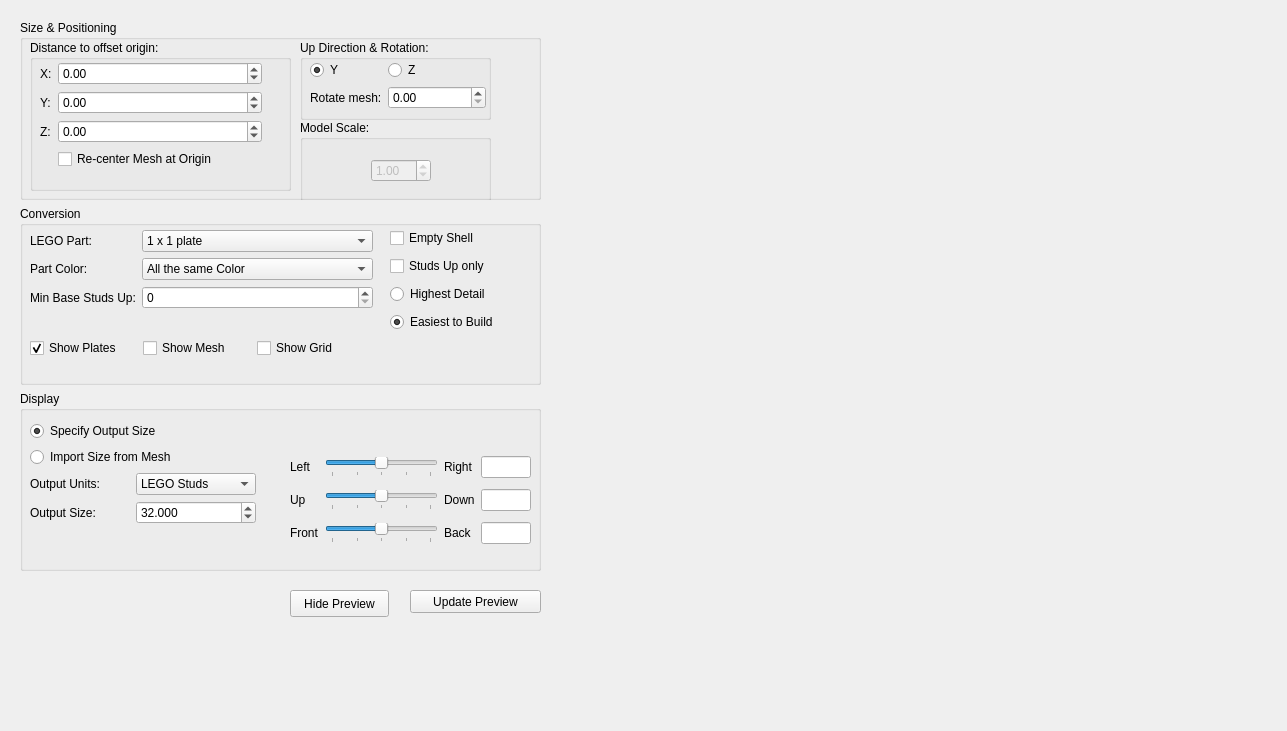
<?xml version="1.0" encoding="UTF-8"?>
<ui version="4.0">
 <class>ArgPanel</class>
 <widget class="QWidget" name="ArgPanel">
  <property name="geometry">
   <rect>
    <x>0</x>
    <y>0</y>
    <width>1287</width>
    <height>731</height>
   </rect>
  </property>
  <property name="sizePolicy">
   <sizepolicy hsizetype="Minimum" vsizetype="Minimum">
    <horstretch>0</horstretch>
    <verstretch>0</verstretch>
   </sizepolicy>
  </property>
  <property name="minimumSize">
   <size>
    <width>600</width>
    <height>375</height>
   </size>
  </property>
  <property name="maximumSize">
   <size>
    <width>16777215</width>
    <height>16777215</height>
   </size>
  </property>
  <property name="windowTitle">
   <string>Form</string>
  </property>
  <widget class="QPushButton" name="runLSculptBtn">
   <property name="geometry">
    <rect>
     <x>410</x>
     <y>590</y>
     <width>131</width>
     <height>23</height>
    </rect>
   </property>
   <property name="toolTip">
    <string>Generate a new Preview Model from the current settings</string>
   </property>
   <property name="text">
    <string>Update Preview</string>
   </property>
  </widget>
  <widget class="QPushButton" name="hideLDViewBtn">
   <property name="geometry">
    <rect>
     <x>290</x>
     <y>590</y>
     <width>99</width>
     <height>27</height>
    </rect>
   </property>
   <property name="text">
    <string>Hide Preview</string>
   </property>
  </widget>
  <widget class="QWidget" name="verticalLayoutWidget">
   <property name="geometry">
    <rect>
     <x>20</x>
     <y>20</y>
     <width>521</width>
     <height>551</height>
    </rect>
   </property>
   <layout class="QVBoxLayout" name="verticalLayout_2">
    <property name="sizeConstraint">
     <enum>QLayout::SetDefaultConstraint</enum>
    </property>
    <item>
     <widget class="QGroupBox" name="groupBox_4">
      <property name="title">
       <string>Size &amp;&amp; Positioning</string>
      </property>
      <widget class="QGroupBox" name="groupBox">
       <property name="geometry">
        <rect>
         <x>10</x>
         <y>20</y>
         <width>261</width>
         <height>151</height>
        </rect>
       </property>
       <property name="title">
        <string>Distance to offset origin:</string>
       </property>
       <widget class="QWidget" name="formLayoutWidget">
        <property name="geometry">
         <rect>
          <x>10</x>
          <y>22</y>
          <width>222</width>
          <height>123</height>
         </rect>
        </property>
        <layout class="QFormLayout" name="formLayout">
         <property name="fieldGrowthPolicy">
          <enum>QFormLayout::AllNonFixedFieldsGrow</enum>
         </property>
         <property name="verticalSpacing">
          <number>6</number>
         </property>
         <item row="0" column="0">
          <widget class="QLabel" name="label">
           <property name="text">
            <string>X:</string>
           </property>
           <property name="buddy">
            <cstring>offsetXDSpin</cstring>
           </property>
          </widget>
         </item>
         <item row="0" column="1">
          <widget class="QDoubleSpinBox" name="offsetXDSpin">
           <property name="toolTip">
            <string>Offset the Mesh's origin by this much in X direction</string>
           </property>
           <property name="minimum">
            <double>-5000000.000000000000000</double>
           </property>
           <property name="maximum">
            <double>5000000.000000000000000</double>
           </property>
           <property name="value">
            <double>0.000000000000000</double>
           </property>
          </widget>
         </item>
         <item row="1" column="0">
          <widget class="QLabel" name="label_4">
           <property name="text">
            <string>Y:</string>
           </property>
           <property name="buddy">
            <cstring>offsetYDSpin</cstring>
           </property>
          </widget>
         </item>
         <item row="1" column="1">
          <widget class="QDoubleSpinBox" name="offsetYDSpin">
           <property name="toolTip">
            <string>Offset the Mesh's origin by this much in Y direction</string>
           </property>
           <property name="minimum">
            <double>-5000000.000000000000000</double>
           </property>
           <property name="maximum">
            <double>5000000.000000000000000</double>
           </property>
          </widget>
         </item>
         <item row="2" column="0">
          <widget class="QLabel" name="label_5">
           <property name="text">
            <string>Z:</string>
           </property>
           <property name="buddy">
            <cstring>offsetZDSpin</cstring>
           </property>
          </widget>
         </item>
         <item row="2" column="1">
          <widget class="QDoubleSpinBox" name="offsetZDSpin">
           <property name="toolTip">
            <string>Offset the Mesh's origin by this much in Z direction</string>
           </property>
           <property name="minimum">
            <double>-5000000.000000000000000</double>
           </property>
           <property name="maximum">
            <double>5000000.000000000000000</double>
           </property>
          </widget>
         </item>
         <item row="3" column="1">
          <widget class="QCheckBox" name="centerCheck">
           <property name="enabled">
            <bool>true</bool>
           </property>
           <property name="toolTip">
            <string>Re-center the Mesh at origin</string>
           </property>
           <property name="text">
            <string>Re-center Mesh at Origin</string>
           </property>
           <property name="checked">
            <bool>false</bool>
           </property>
          </widget>
         </item>
        </layout>
       </widget>
      </widget>
      <widget class="QGroupBox" name="groupBox_3">
       <property name="geometry">
        <rect>
         <x>280</x>
         <y>100</y>
         <width>191</width>
         <height>81</height>
        </rect>
       </property>
       <property name="title">
        <string>Model Scale:</string>
       </property>
      </widget>
      <widget class="QGroupBox" name="groupBox_2">
       <property name="geometry">
        <rect>
         <x>280</x>
         <y>20</y>
         <width>191</width>
         <height>80</height>
        </rect>
       </property>
       <property name="title">
        <string>Up Direction &amp;&amp; Rotation:</string>
       </property>
       <widget class="QWidget" name="formLayoutWidget_2">
        <property name="geometry">
         <rect>
          <x>10</x>
          <y>20</y>
          <width>176</width>
          <height>57</height>
         </rect>
        </property>
        <layout class="QFormLayout" name="formLayout_2">
         <property name="fieldGrowthPolicy">
          <enum>QFormLayout::AllNonFixedFieldsGrow</enum>
         </property>
         <item row="0" column="0">
          <widget class="QRadioButton" name="upYRadio">
           <property name="toolTip">
            <string>Change the Mesh's UP direction</string>
           </property>
           <property name="text">
            <string>Y</string>
           </property>
           <property name="checked">
            <bool>true</bool>
           </property>
          </widget>
         </item>
         <item row="0" column="1">
          <widget class="QRadioButton" name="upZRadio">
           <property name="toolTip">
            <string>Change the Mesh's UP direction</string>
           </property>
           <property name="text">
            <string>Z</string>
           </property>
          </widget>
         </item>
         <item row="1" column="0">
          <widget class="QLabel" name="label_3">
           <property name="text">
            <string>Rotate mesh:</string>
           </property>
           <property name="buddy">
            <cstring>rotateDSpin</cstring>
           </property>
          </widget>
         </item>
         <item row="1" column="1">
          <widget class="QDoubleSpinBox" name="rotateDSpin">
           <property name="toolTip">
            <string>Rotate the Mesh this many degrees around its UP direction</string>
           </property>
           <property name="maximum">
            <double>360.000000000000000</double>
           </property>
          </widget>
         </item>
        </layout>
       </widget>
      </widget>
      <widget class="QWidget" name="layoutWidget">
       <property name="geometry">
        <rect>
         <x>290</x>
         <y>120</y>
         <width>183</width>
         <height>62</height>
        </rect>
       </property>
       <layout class="QGridLayout" name="gridLayout">
        <item row="0" column="0">
         <widget class="QDoubleSpinBox" name="scaleDSpinold">
          <property name="enabled">
           <bool>false</bool>
          </property>
          <property name="maximumSize">
           <size>
            <width>60</width>
            <height>16777215</height>
           </size>
          </property>
          <property name="toolTip">
           <string>Grow or shrink the Mesh by this amount overall</string>
          </property>
          <property name="minimum">
           <double>-5000000.000000000000000</double>
          </property>
          <property name="maximum">
           <double>5000000.000000000000000</double>
          </property>
          <property name="value">
           <double>1.000000000000000</double>
          </property>
         </widget>
        </item>
       </layout>
      </widget>
     </widget>
    </item>
    <item>
     <widget class="QGroupBox" name="groupBox_5">
      <property name="title">
       <string>Conversion</string>
      </property>
      <widget class="QWidget" name="formLayoutWidget_4">
       <property name="geometry">
        <rect>
         <x>10</x>
         <y>24</y>
         <width>343</width>
         <height>95</height>
        </rect>
       </property>
       <layout class="QFormLayout" name="formLayout_4">
        <property name="fieldGrowthPolicy">
         <enum>QFormLayout::AllNonFixedFieldsGrow</enum>
        </property>
        <item row="0" column="0">
         <widget class="QLabel" name="label_8">
          <property name="text">
           <string>LEGO Part:</string>
          </property>
          <property name="buddy">
           <cstring>partCombo</cstring>
          </property>
         </widget>
        </item>
        <item row="0" column="1">
         <widget class="QComboBox" name="partCombo">
          <property name="toolTip">
           <string>Use this LEGO part in the LDraw file created by LSculpt</string>
          </property>
          <item>
           <property name="text">
            <string>1 x 1 plate</string>
           </property>
          </item>
          <item>
           <property name="text">
            <string>1 x 1 tile</string>
           </property>
          </item>
          <item>
           <property name="text">
            <string>simple 1x1 plate (fast)</string>
           </property>
          </item>
          <item>
           <property name="text">
            <string>simple 1x1 tile (really fast)</string>
           </property>
          </item>
         </widget>
        </item>
        <item row="1" column="0">
         <widget class="QLabel" name="label_9">
          <property name="text">
           <string>Part Color:</string>
          </property>
          <property name="buddy">
           <cstring>colorCombo</cstring>
          </property>
         </widget>
        </item>
        <item row="1" column="1">
         <widget class="QComboBox" name="colorCombo">
          <property name="toolTip">
           <string>Choose how the parts in the LEGO model will be colored</string>
          </property>
          <item>
           <property name="text">
            <string>All the same Color</string>
           </property>
          </item>
          <item>
           <property name="text">
            <string>Color by Layers</string>
           </property>
          </item>
          <item>
           <property name="text">
            <string>Color by Orientation</string>
           </property>
          </item>
         </widget>
        </item>
        <item row="2" column="0">
         <widget class="QLabel" name="label_10">
          <property name="text">
           <string>Min Base Studs Up:</string>
          </property>
          <property name="buddy">
           <cstring>baseSpin</cstring>
          </property>
         </widget>
        </item>
        <item row="2" column="1">
         <widget class="QSpinBox" name="baseSpin">
          <property name="toolTip">
           <string>Use a base of Studs Up parts for this many bottom Mesh layers</string>
          </property>
         </widget>
        </item>
       </layout>
      </widget>
      <widget class="QWidget" name="horizontalLayoutWidget">
       <property name="geometry">
        <rect>
         <x>10</x>
         <y>130</y>
         <width>334</width>
         <height>24</height>
        </rect>
       </property>
       <layout class="QHBoxLayout" name="horizontalLayout">
        <item>
         <widget class="QCheckBox" name="showPlatesCheck">
          <property name="text">
           <string>Show Plates</string>
          </property>
          <property name="checked">
           <bool>true</bool>
          </property>
         </widget>
        </item>
        <item>
         <widget class="QCheckBox" name="showMeshCheck">
          <property name="text">
           <string>Show Mesh</string>
          </property>
         </widget>
        </item>
        <item>
         <widget class="QCheckBox" name="showGridCheck">
          <property name="text">
           <string>Show Grid</string>
          </property>
         </widget>
        </item>
       </layout>
      </widget>
      <widget class="QWidget" name="layoutWidget">
       <property name="geometry">
        <rect>
         <x>370</x>
         <y>20</y>
         <width>137</width>
         <height>108</height>
        </rect>
       </property>
       <layout class="QVBoxLayout" name="verticalLayout">
        <item>
         <widget class="QCheckBox" name="emptyCheck">
          <property name="toolTip">
           <string>Create an empty shell (use with disconnected or overlapping surfaces that otherwise result in lots of artifacts)</string>
          </property>
          <property name="text">
           <string>Empty Shell</string>
          </property>
         </widget>
        </item>
        <item>
         <widget class="QCheckBox" name="studsUpCheck">
          <property name="toolTip">
           <string>Use only Studs Up parts</string>
          </property>
          <property name="text">
           <string>Studs Up only</string>
          </property>
         </widget>
        </item>
        <item>
         <widget class="QRadioButton" name="maxDetailRadio">
          <property name="toolTip">
           <string>Create a LEGO model that is the closest match to the Mesh as possible.  Could result in some seriously tricky building.</string>
          </property>
          <property name="text">
           <string>Highest Detail</string>
          </property>
          <property name="checked">
           <bool>false</bool>
          </property>
         </widget>
        </item>
        <item>
         <widget class="QRadioButton" name="radioButton_2">
          <property name="toolTip">
           <string>Create a LEGO model that's as easy to build as possible.  May lose some accuracy in favor of buildability.</string>
          </property>
          <property name="text">
           <string>Easiest to Build</string>
          </property>
          <property name="checked">
           <bool>true</bool>
          </property>
         </widget>
        </item>
       </layout>
      </widget>
     </widget>
    </item>
    <item>
     <widget class="QGroupBox" name="groupBox_8">
      <property name="title">
       <string>Display</string>
      </property>
      <widget class="QWidget" name="layoutWidget">
       <property name="geometry">
        <rect>
         <x>10</x>
         <y>30</y>
         <width>239</width>
         <height>131</height>
        </rect>
       </property>
       <layout class="QVBoxLayout" name="verticalLayout_3">
        <item>
         <widget class="QRadioButton" name="lengthRadio">
          <property name="toolTip">
           <string/>
          </property>
          <property name="text">
           <string>Specify Output Size</string>
          </property>
          <property name="checked">
           <bool>true</bool>
          </property>
         </widget>
        </item>
        <item>
         <widget class="QRadioButton" name="scaleRadio">
          <property name="toolTip">
           <string/>
          </property>
          <property name="text">
           <string>Import Size from Mesh</string>
          </property>
         </widget>
        </item>
        <item>
         <layout class="QFormLayout" name="formLayout_3">
          <property name="sizeConstraint">
           <enum>QLayout::SetDefaultConstraint</enum>
          </property>
          <property name="fieldGrowthPolicy">
           <enum>QFormLayout::AllNonFixedFieldsGrow</enum>
          </property>
          <item row="0" column="0">
           <widget class="QLabel" name="unitsLabel">
            <property name="minimumSize">
             <size>
              <width>100</width>
              <height>0</height>
             </size>
            </property>
            <property name="maximumSize">
             <size>
              <width>100</width>
              <height>16777215</height>
             </size>
            </property>
            <property name="text">
             <string>Output Units:</string>
            </property>
            <property name="buddy">
             <cstring>unitsCombo</cstring>
            </property>
           </widget>
          </item>
          <item row="0" column="1">
           <widget class="QComboBox" name="unitsCombo">
            <property name="maximumSize">
             <size>
              <width>120</width>
              <height>16777215</height>
             </size>
            </property>
            <property name="toolTip">
             <string/>
            </property>
            <item>
             <property name="text">
              <string>LEGO Studs</string>
             </property>
            </item>
            <item>
             <property name="text">
              <string>LDraw Units</string>
             </property>
            </item>
            <item>
             <property name="text">
              <string>Millimeters</string>
             </property>
            </item>
            <item>
             <property name="text">
              <string>Centimeters</string>
             </property>
            </item>
            <item>
             <property name="text">
              <string>Meters</string>
             </property>
            </item>
            <item>
             <property name="text">
              <string>Inches</string>
             </property>
            </item>
            <item>
             <property name="text">
              <string>Feet</string>
             </property>
            </item>
           </widget>
          </item>
          <item row="1" column="0">
           <widget class="QLabel" name="scaleLabel">
            <property name="minimumSize">
             <size>
              <width>100</width>
              <height>0</height>
             </size>
            </property>
            <property name="maximumSize">
             <size>
              <width>100</width>
              <height>16777215</height>
             </size>
            </property>
            <property name="text">
             <string>Output Size:</string>
            </property>
           </widget>
          </item>
          <item row="1" column="1">
           <widget class="QDoubleSpinBox" name="scaleDSpin">
            <property name="enabled">
             <bool>true</bool>
            </property>
            <property name="maximumSize">
             <size>
              <width>120</width>
              <height>16777215</height>
             </size>
            </property>
            <property name="toolTip">
             <string/>
            </property>
            <property name="toolTipDuration">
             <number>-4</number>
            </property>
            <property name="layoutDirection">
             <enum>Qt::LeftToRight</enum>
            </property>
            <property name="decimals">
             <number>3</number>
            </property>
            <property name="maximum">
             <double>10240.000000000000000</double>
            </property>
            <property name="value">
             <double>32.000000000000000</double>
            </property>
           </widget>
          </item>
         </layout>
        </item>
       </layout>
      </widget>
      <widget class="QWidget" name="gridLayoutWidget">
       <property name="geometry">
        <rect>
         <x>270</x>
         <y>60</y>
         <width>241</width>
         <height>101</height>
        </rect>
       </property>
       <layout class="QGridLayout" name="gridLayout_2">
        <item row="1" column="0">
         <widget class="QLabel" name="label_7">
          <property name="layoutDirection">
           <enum>Qt::LeftToRight</enum>
          </property>
          <property name="text">
           <string>Up</string>
          </property>
         </widget>
        </item>
        <item row="0" column="0">
         <widget class="QLabel" name="label_2">
          <property name="layoutDirection">
           <enum>Qt::LeftToRight</enum>
          </property>
          <property name="text">
           <string>Left</string>
          </property>
         </widget>
        </item>
        <item row="2" column="3">
         <widget class="QLineEdit" name="nudgeZ">
          <property name="minimumSize">
           <size>
            <width>50</width>
            <height>0</height>
           </size>
          </property>
          <property name="maximumSize">
           <size>
            <width>50</width>
            <height>16777215</height>
           </size>
          </property>
         </widget>
        </item>
        <item row="0" column="2">
         <widget class="QLabel" name="label_6">
          <property name="text">
           <string>Right</string>
          </property>
         </widget>
        </item>
        <item row="1" column="1">
         <widget class="QSlider" name="sliderY">
          <property name="minimum">
           <number>-20</number>
          </property>
          <property name="maximum">
           <number>20</number>
          </property>
          <property name="orientation">
           <enum>Qt::Horizontal</enum>
          </property>
          <property name="tickPosition">
           <enum>QSlider::TicksBelow</enum>
          </property>
          <property name="tickInterval">
           <number>10</number>
          </property>
         </widget>
        </item>
        <item row="2" column="1">
         <widget class="QSlider" name="sliderZ">
          <property name="minimum">
           <number>-20</number>
          </property>
          <property name="maximum">
           <number>20</number>
          </property>
          <property name="orientation">
           <enum>Qt::Horizontal</enum>
          </property>
          <property name="tickPosition">
           <enum>QSlider::TicksBelow</enum>
          </property>
          <property name="tickInterval">
           <number>10</number>
          </property>
         </widget>
        </item>
        <item row="2" column="2">
         <widget class="QLabel" name="label_13">
          <property name="text">
           <string>Back</string>
          </property>
         </widget>
        </item>
        <item row="1" column="2">
         <widget class="QLabel" name="label_11">
          <property name="text">
           <string>Down</string>
          </property>
         </widget>
        </item>
        <item row="2" column="0">
         <widget class="QLabel" name="label_12">
          <property name="layoutDirection">
           <enum>Qt::LeftToRight</enum>
          </property>
          <property name="text">
           <string>Front</string>
          </property>
         </widget>
        </item>
        <item row="0" column="3">
         <widget class="QLineEdit" name="nudgeX">
          <property name="minimumSize">
           <size>
            <width>50</width>
            <height>0</height>
           </size>
          </property>
          <property name="maximumSize">
           <size>
            <width>50</width>
            <height>16777215</height>
           </size>
          </property>
         </widget>
        </item>
        <item row="1" column="3">
         <widget class="QLineEdit" name="nudgeY">
          <property name="minimumSize">
           <size>
            <width>50</width>
            <height>0</height>
           </size>
          </property>
          <property name="maximumSize">
           <size>
            <width>50</width>
            <height>16777215</height>
           </size>
          </property>
         </widget>
        </item>
        <item row="0" column="1">
         <widget class="QSlider" name="sliderX">
          <property name="minimum">
           <number>-20</number>
          </property>
          <property name="maximum">
           <number>20</number>
          </property>
          <property name="orientation">
           <enum>Qt::Horizontal</enum>
          </property>
          <property name="tickPosition">
           <enum>QSlider::TicksBelow</enum>
          </property>
          <property name="tickInterval">
           <number>10</number>
          </property>
         </widget>
        </item>
       </layout>
      </widget>
     </widget>
    </item>
   </layout>
  </widget>
 </widget>
 <tabstops>
  <tabstop>unitsCombo</tabstop>
  <tabstop>offsetXDSpin</tabstop>
  <tabstop>offsetYDSpin</tabstop>
  <tabstop>offsetZDSpin</tabstop>
  <tabstop>upYRadio</tabstop>
  <tabstop>upZRadio</tabstop>
  <tabstop>rotateDSpin</tabstop>
  <tabstop>scaleDSpinold</tabstop>
  <tabstop>partCombo</tabstop>
  <tabstop>colorCombo</tabstop>
  <tabstop>baseSpin</tabstop>
  <tabstop>studsUpCheck</tabstop>
  <tabstop>maxDetailRadio</tabstop>
  <tabstop>radioButton_2</tabstop>
  <tabstop>runLSculptBtn</tabstop>
 </tabstops>
 <resources/>
 <connections/>
</ui>
